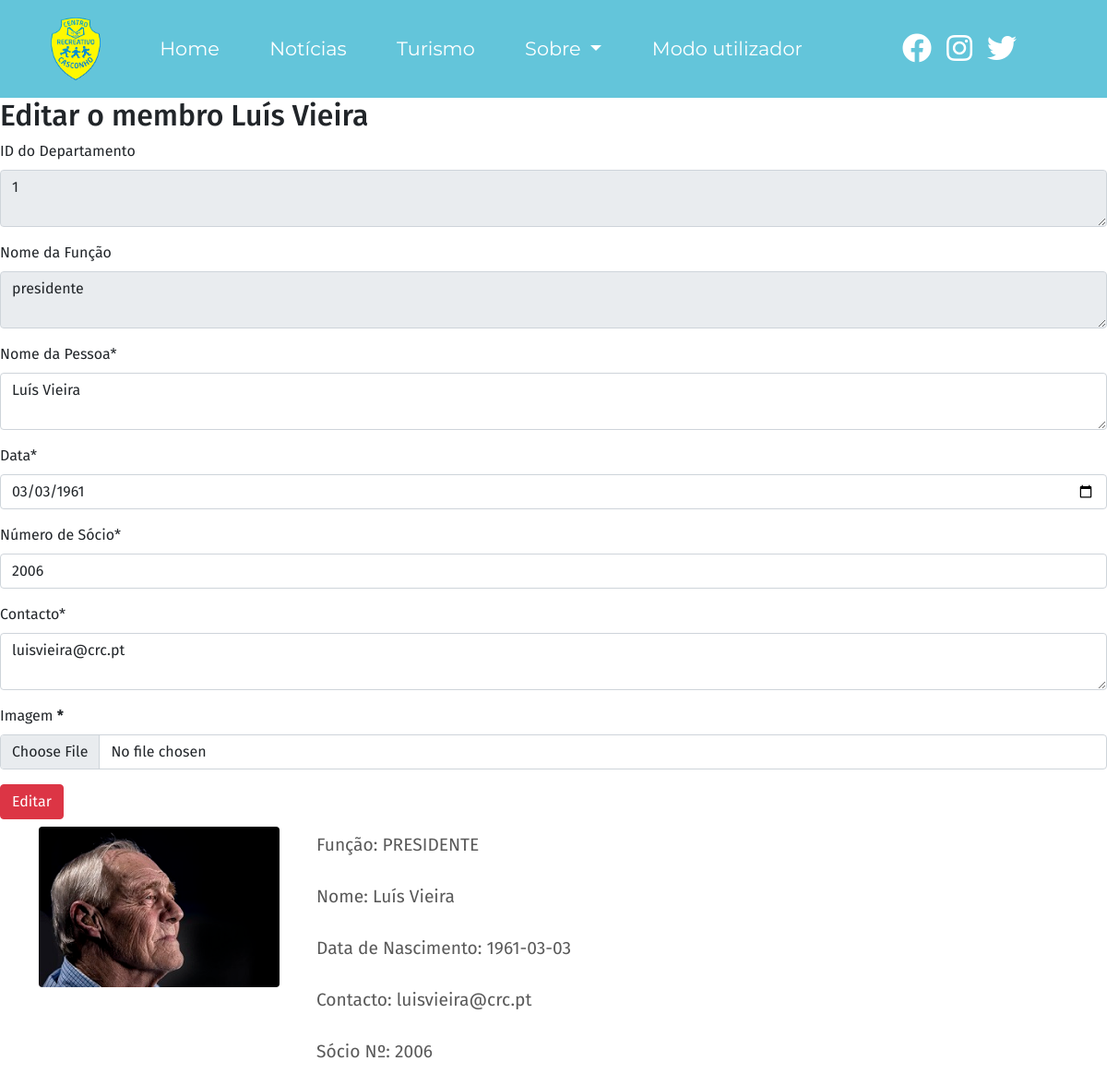
/admin/membros-editar.php?id=1, run on the app's committed database.
### tables this page shows
CREATE TABLE IF NOT EXISTS `funcao` (
  `id` int(11) NOT NULL AUTO_INCREMENT,
  `id_dept` int(11) NOT NULL,
  `nome_func` varchar(200) NOT NULL,
  `nome_pessoa` varchar(200) NOT NULL,
  `dataN` date NOT NULL,
  `socio` int(11) NOT NULL,
  `contact` varchar(200) NOT NULL,
  `img` varchar(100) NOT NULL,
  PRIMARY KEY (`id`)
);

### admin/membros-editar.php (the view, shortened to what this page needs)
<!DOCTYPE html>
<html>
<head>
  <link rel="stylesheet" href="css/bootstrap.min.css">
  <link rel="stylesheet" href="css/fontawesome.min.css">
  <link rel="stylesheet" href="css/crc.css">
</head>
<body>
<?php
require 'includes/menucrc.php';
require 'includes/connection.php';
$id = $_GET['id'];
$sql = 'SELECT * FROM funcao WHERE id =:id';
$sth = $dbh->prepare($sql);
$sth->bindParam(':id', $id, PDO::PARAM_INT);
$sth->execute();
$obj = $sth->FetchObject();
?>
<h2>Editar o membro <?=$obj->nome_pessoa?></h2>
<form method="POST" enctype="multipart/form-data">
  <div class="mb-3">
    <label for="dept" class="form-label" >ID do Departamento</label>
    <textarea class="form-control" id="id_dept" name="id_dept" required="true" readonly="true"><?=$obj->id_dept?></textarea>
  </div>
  <div class="mb-3">
    <label for="nome_func" class="form-label">Nome da Função</label>
    <textarea class="form-control" id="nome_func" name="nome_func" required="true" readonly="true"><?=$obj->nome_func?></textarea>
  </div>
  <div class="mb-3">
    <label for="nome" class="form-label" >Nome da Pessoa*</label>
    <textarea class="form-control" id="nome_pessoa" name="nome_pessoa" placeholder="Escreva o nome completo do indivíduo" required="true"><?=$obj->nome_pessoa?></textarea>
  </div>
  <div class="mb-3">
    <label for="data" class="form-label">Data*</label>
    <input type="date" class="form-control" id="dataN" name="dataN" placeholder="Escreva a data de nascimento do indivíduo" required="true" value="<?=$obj->dataN?>">
  </div>
  <div class="mb-3">
    <label for="socio" class="form-label">Número de Sócio*</label>
    <input type="text" class="form-control" id="socio" name="socio" placeholder="Digite o número de sócio da pessoa em questão" required="true"  value="<?=$obj->socio?>">
  </div>
  <div class="mb-3">
    <label for="contact" class="form-label">Contacto*</label>
    <textarea class="form-control" id="contact" name="contact" placeholder="Escreva o contacto do membro" required="true"><?=$obj->contact?></textarea>
  </div>
    <div class="mb-3">
    <label for="imagem" class="form-label">Imagem <b>*</b></label>
    <input type="file" class="form-control" id="imagem" name="imagem" placeholder="Selecione a Imagem" required="true">
  </div>
  <button type="submit" class="btn btn-danger">Editar</button>
</form>
<div class="container">
    <div class="row pt-2">
       <div class="col-md-3">
            <img style="margin-bottom:100px;" src="../img/memb/<?=$obj->img?>"
              class="border-top-0 border-left-0 border-right-0 text-center img-fluid rounded" alt="">
          </div>
               <div class=" col-md-9 texto-news">
              <p><span>Função: </span><span style="text-transform: uppercase;" ><?=$obj->nome_func?></span></p>
              <p>Nome: <?=$obj->nome_pessoa?></p>
              <p>Data de Nascimento: <?=$obj->dataN?></p>
              <p>Contacto: <?=$obj->contact?></p>
              <p>Sócio Nº: <?=$obj->socio?></p>
          </div>
      </div>
  </div>
</body>
</html>

### admin/css/crc.css (style rules this page uses)
html, body { height: 100%; font-family: 'Fira Sans', 'Roboto', sans-serif; }
.texto-news { line-height: 2.5rem; font-size: 1.2rem; text-indent: 1rem; color: #595959; }

### data on the page
funcao: nome_pessoa "Luís Vieira", id_dept "1", nome_func "presidente", dataN "03/03/1961", socio "2006", contact "luisvieira@crc.pt", img (picture), nome_func "PRESIDENTE", dataN "1961-03-03"
